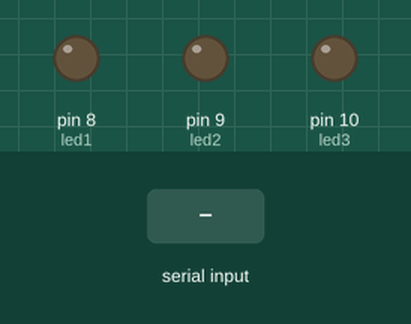
Simulated run of this sketch. Board: Arduino Uno, built with avr-gcc and run on an emulated ATmega328P. On the bench: output pins drawn as LEDs (lit = HIGH). The inputs (shaded band) are chosen by the test bench. What the sketch prints to the serial monitor is not drawn.

Above: at 1.2 s.
1.3 s: "1" received over Serial
At 2.7 s:
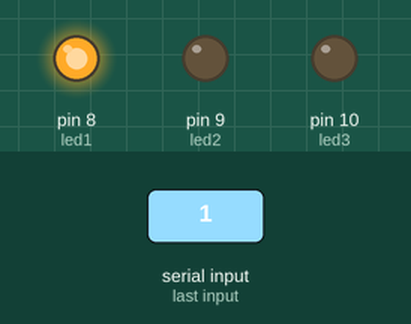
3.5 s: "2" received over Serial
At 5.2 s:
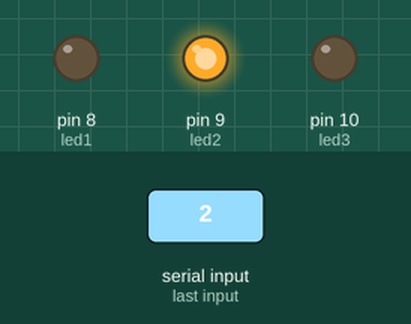
5.5 s: "3" received over Serial
At 6.6 s:
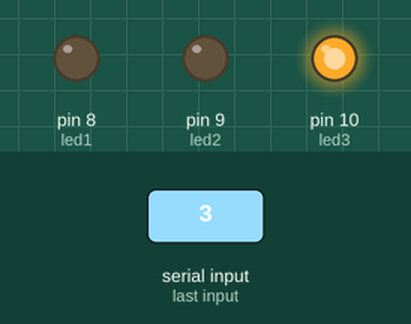
7.0 s: "4" received over Serial
At 7.7 s:
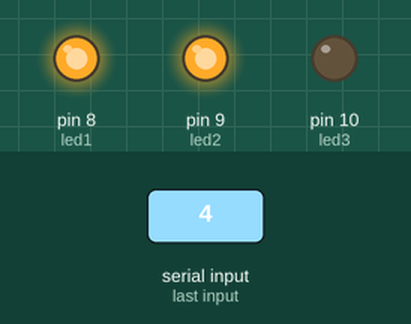
8.5 s: "5" received over Serial
At 8.9 s:
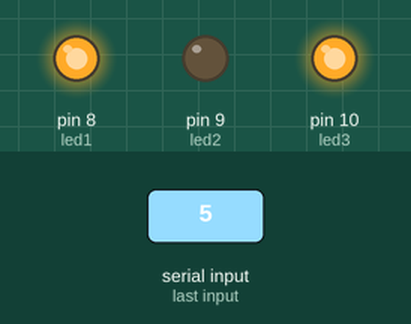
10.0 s: "6" received over Serial
At 11.2 s:
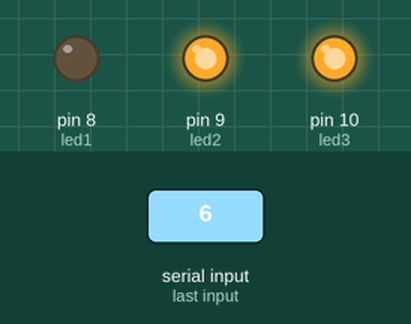
Timing chart, 0 to 12.5 s (numbered marks = the images above; inputs shaded):
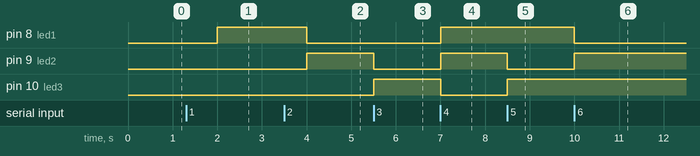

The sketch:

Bluetooth_rgbled.ino
```cpp
//İLYAS ATALAY
//Bluetooth ile RGB led kontrolü.
int veri;
int led1 = 8;
int led2 = 9;
int led3 = 10;
void setup()
{
 Serial.begin(9600); // seri haberleşme başlatıldı.
 pinMode(led1, OUTPUT);
 pinMode(led2, OUTPUT);
 pinMode(led3, OUTPUT);
}
void loop()
{
  if(Serial.available()>0){ // veri geldiği zaman veri okuyacak.
    veri = Serial.read();
  }
  // girilen değere göre farklı led kombinasyonlarını devreye sokar.
   if(veri == '1'){
    digitalWrite(led1, HIGH);
    digitalWrite(led2, LOW);
    digitalWrite(led3,LOW);
    delay(500);
  }
   else if(veri == '2'){
    digitalWrite(led1, LOW);
    digitalWrite(led2, HIGH);
    digitalWrite(led3, LOW);
    delay(500);
  }
  else if(veri == '3'){
    digitalWrite(led1, LOW);
    digitalWrite(led2, LOW);
    digitalWrite(led3, HIGH);
    delay(500);
  }
    else if(veri == '4'){
    digitalWrite(led1, HIGH);
    digitalWrite(led2, HIGH);
    digitalWrite(led3, LOW);
    delay(500);
  }
  else if(veri == '5'){
    digitalWrite(led1, HIGH);
    digitalWrite(led2, LOW);
    digitalWrite(led3, HIGH);
    delay(500);
  }
  else if(veri == '6'){
    digitalWrite(led1, LOW);
    digitalWrite(led2, HIGH);
    digitalWrite(led3, HIGH);
    delay(500);
  }
  else if(veri == '7'){
    digitalWrite(led1, HIGH);
    digitalWrite(led2, HIGH);
    digitalWrite(led3, HIGH);
    delay(500);
  }
  else{ //geçersiz değer girince ledleri söndürüyor ve uyarıyor.
    Serial.println("Lütfen geçerli bir seçim yapınız.");
    digitalWrite(led1, LOW);
    digitalWrite(led2, LOW);
    digitalWrite(led3, LOW);
    delay(1000);
  }
}
```

Measured:
- after the input at 1.3 s, pin 8 (led1): LOW → HIGH after 0.70 s
- after the input at 3.5 s, pin 8 (led1): HIGH → LOW after 0.50 s; pin 9 (led2): LOW → HIGH after 0.50 s
- after the input at 5.5 s, pin 9 (led2): HIGH → LOW at once; pin 10 (led3): LOW → HIGH at once
- after the input at 7.0 s, pin 8 (led1), pin 9 (led2): LOW → HIGH at once; pin 10 (led3): HIGH → LOW at once
- after the input at 8.5 s, pin 9 (led2): HIGH → LOW at once; pin 10 (led3): LOW → HIGH at once
- after the input at 10.0 s, pin 8 (led1): HIGH → LOW at once; pin 9 (led2): LOW → HIGH at once
